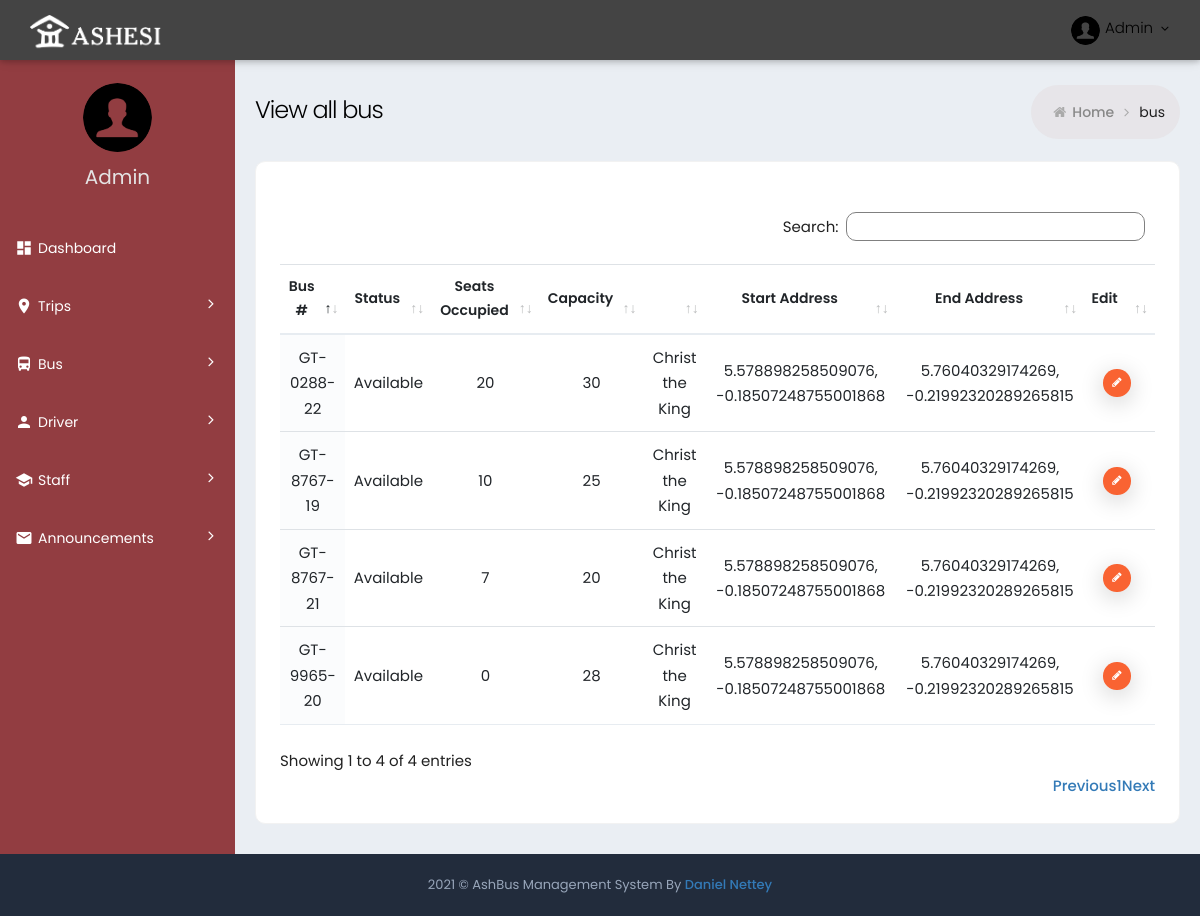
/bus/, run on the app's committed database.
### ashbus/ashbus_web/models.py (models this page shows, shortened)
class Bus(models.Model):
    bus_number = models.CharField(max_length=40)
    status = models.CharField(max_length=20)
    capacity = models.IntegerField()
    seats_occupied = models.IntegerField()
    location = models.CharField(max_length=60)
    address = models.CharField(max_length=80)
    route = models.ForeignKey(Route, on_delete=models.CASCADE)

class Route(models.Model):
    start_address = models.CharField(max_length=60,default = "")
    end_address = models.CharField(max_length=60, default = "Ashesi University")
    start_location = models.CharField(max_length=40)
    end_location = models.CharField(max_length=40)
    route = models.TextField(default="w}qa@fwc@DP@zAHPF@ZBAZ@rGClJAzLEhXCpWGfN?fI?rHC~QCvH?xIGdYEbE?rFCx\\EdSCze@GfNAD?~DAlAG?G@MJEBKBa@AqGEkE@mNE_K?cK?gDDiCXoAXuClAyE~Bg@R]DK@]FE?EBCD?@?@CHEHGLmAjAgAnAwCtDiCnDkChDs@p@cGbEq@Z}@n@HTo@Pq@ZQLyApAo@`@s@VgB\\qA`@aDjA}FlBmA\\uAV_E\\yGh@kAFc@@c@Ci@IaBQ{AUgEc@uI}@eFe@uASyDs@uD}@wGoAuFy@eCKmCYeKcA}MsAkMuAuFs@cKaAgHq@mDm@a@I}Bu@iCeAuB_A_I_EyAi@wA]gAOeAGa@Aa@?eANcCZoAPwCTaCBsOw@_DOcJA_AA_AI_AG_Dk@{Bs@}@c@oEkCwBqAeFmDoDeCaDuBkC_BsAq@sCkAgFmByIeDm@]q@i@}EoGaC_DqA{As@k@m@UmBg@kFmAsIoBkD{@gAQkCYcD[oDWcCY}Bg@eBc@aDiAuBo@iDkAWK{@g@g@_@[c@W{@KyBG_@Om@gAoBUa@kA}A[W_Ag@iAm@yAgA{GyEaCeBaAo@cCeBsA_Ao@[wBu@[IA]Cc@[kD@k@Ha@N_@j@w@V[pAeA`BgAv@Uj@GXBtBb@b@LdDfAbDlA`Cz@jAj@TRFJRz@F^z@V")

### ashbus/ashbus_web/views.py (the view)
# urls.py: path('bus/', BusView, name="bus"),
def BusView(request):
    bus = Bus.objects.all()
    return render(request, "bus.html", {"bus":bus})

### ashbus/ashbus_web/templates/bus.html
{% extends 'innerBase.html'  %}
{% block Content %}
<div class="page-content-wrapper">
	<div class="page-content">
		<div class="page-bar">
			<div class="page-title-breadcrumb">
				<div class=" pull-left">
					<div class="page-title">View all bus</div>
				</div>
				<ol class="breadcrumb page-breadcrumb pull-right">
					<li><i class="fa fa-home"></i>&nbsp;<a class="parent-item" href="{% url 'index' %}">Home</a>&nbsp;<i
							class="fa fa-angle-right"></i>
					</li>
					<li class="active">bus</li>
				</ol>
			</div>
		</div>
		<div class="row">
			<div class="col-md-12">
				<div class="card card-box">
					<div class="card-body ">
						<div class="row p-b-20">
						</div>
						<div class="table-scrollable">
							<table class="table table-hover table-checkable order-column full-width" id="example4">
								<thead>
									<tr>
										<th class="center"> Bus # </th>
										<th class="center"> Status </th>
										<th class="center"> Seats Occupied </th>
										<th class="center"> Capacity </th>
										<th class="center">  </th>
										<th class="center"> Start Address </th>
										<th class="center"> End Address </th>
										<th class="center"> Edit </th>
									</tr>
								</thead>
								<tbody>
									{% for bus in bus%}
									<form action="">
										<tr class="odd gradeX">
											<td class="center"> {{ bus.bus_number }} </td>
											<td class="center"> {{ bus.status }} </td>
											<td class="center"> {{ bus.seats_occupied }} </td>
											<td class="center"> {{ bus.capacity }} </td>											<td class="center"> {{ bus.route.start_address }} </td>
											<td class="center"> {{ bus.route.start_location }} </td>
											<td class="center"> {{ bus.route.end_location }} </td>
											<td class="center">
												<a href="{% url 'edit_bus' bus.id %}" class="btn btn-tbl-delete btn-xs">
													<i class="fa fa-pencil"></i>
												</a>
											</td>
										</tr>
									</form>
									{% endfor %}
								</tbody>
							</table>
						</div>
					</div>
				</div>
			</div>
		</div>
	</div>
</div>
{% endblock Content %}

### ashbus/ashbus_web/static/css/material_style.css (style rules this page uses)
.full-width { width: 100% !important; }

### ashbus/ashbus_web/static/css/responsive.css (style rules this page uses)
@media (min-width:992px) { .page-content-wrapper { float: left; width: 100% } }
@media (min-width:992px) { .page-content-wrapper .page-content { margin-left: 235px; margin-top: 0; min-height: 600px; padding: 25px 20px 10px } }

### ashbus/ashbus_web/static/css/theme-color.css (style rules this page uses)
:root { --sidebar-color: #ffffff; --sidebar-font-color: #4680ff; --logo-color: #222c3c; --header-color: #6673FC; }

### data on the page
Bus: bus_number "GT-8767-19", status "Available", seats_occupied "10", capacity "25", route.start_address "Christ the King", route.start_location "5.578898258509076, -0.18507248755001868", route.end_location "5.76040329174269, -0.21992320289265815"
Bus: bus_number "GT-9965-20", status "Available", seats_occupied "0", capacity "28", route.start_address "Christ the King", route.start_location "5.578898258509076, -0.18507248755001868", route.end_location "5.76040329174269, -0.21992320289265815"
Bus: bus_number "GT-8767-21", status "Available", seats_occupied "7", capacity "20", route.start_address "Christ the King", route.start_location "5.578898258509076, -0.18507248755001868", route.end_location "5.76040329174269, -0.21992320289265815"
Bus: bus_number "GT-0288-22", status "Available", seats_occupied "20", capacity "30", route.start_address "Christ the King", route.start_location "5.578898258509076, -0.18507248755001868", route.end_location "5.76040329174269, -0.21992320289265815"
